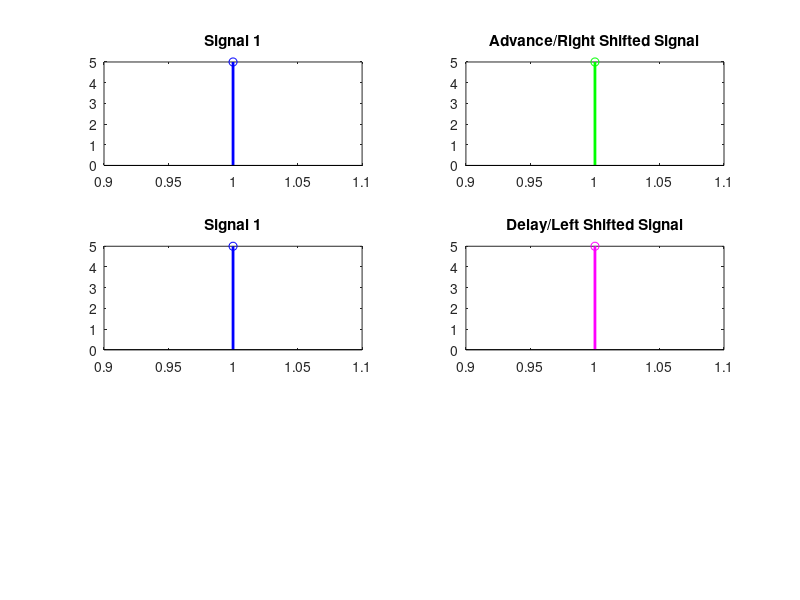

Write MATLAB code to recreate this figure. (Note: this script raises an error after producing the figure.)

% Signal Operations Menu with Visualization

while true
    % Display menu options
    fprintf('\nSignal Operations Menu:\n');
    fprintf('1. Addition of signals\n');
    fprintf('2. Subtraction of signals\n');
    fprintf('3. Multiplication of signals\n');
    fprintf('4. Scaling (Upscaling & Downscaling)\n');
    fprintf('5. Shift operation (Advance/Right shift & Delay/Left shift)\n');
    fprintf('6. Folding\n');
    fprintf('0. Exit\n');
    
    % User input for menu choice
    choice = input('Enter your choice (0-6): ');

    % Exit the program if the user chooses 0
    if choice == 0
        fprintf('Exiting the program.\n');
        break;
    end

    % Input signals
    signal1 = input('Enter signal 1: ');
    signal2 = input('Enter signal 2: ');

    % Perform the selected operation
    switch choice
        case 1
            result = signal1 + signal2;
            disp('Result of Addition:');
            disp(result);

            % Plot signals and result
            subplot(3, 1, 1);
            stem(signal1, 'b', 'LineWidth', 2);
            title('Signal 1');

            subplot(3, 1, 2);
            stem(signal2, 'r', 'LineWidth', 2);
            title('Signal 2');

            subplot(3, 1, 3);
            stem(result, 'g', 'LineWidth', 2);
            title('Result');

            sgtitle('Addition of Signals');

        case 2
            result = signal1 - signal2;
            disp('Result of Subtraction:');
            disp(result);

            % Plot signals and result
            subplot(3, 1, 1);
            stem(signal1, 'b', 'LineWidth', 2);
            title('Signal 1');

            subplot(3, 1, 2);
            stem(signal2, 'r', 'LineWidth', 2);
            title('Signal 2');

            subplot(3, 1, 3);
            stem(result, 'g', 'LineWidth', 2);
            title('Result');

            sgtitle('Subtraction of Signals');

        case 3
            result = signal1 .* signal2;
            disp('Result of Multiplication:');
            disp(result);

            % Plot signals and result
            subplot(3, 1, 1);
            stem(signal1, 'b', 'LineWidth', 2);
            title('Signal 1');

            subplot(3, 1, 2);
            stem(signal2, 'r', 'LineWidth', 2);
            title('Signal 2');

            subplot(3, 1, 3);
            stem(result, 'g', 'LineWidth', 2);
            title('Result');

            sgtitle('Multiplication of Signals');

        case 4
            scale_factor = input('Enter scaling factor: ');
            result1 = scale_factor * signal1;
            result2 = signal2 / scale_factor;
            disp('Result of Scaling:');
            disp('Upscaled Signal:');
            disp(result1);
            disp('Downscaled Signal:');
            disp(result2);

            % Plot signals and results
            subplot(3, 2, 1);
            stem(signal1, 'b', 'LineWidth', 2);
            title('Signal 1');

            subplot(3, 2, 2);
            stem(result1, 'g', 'LineWidth', 2);
            title('Upscaled Signal');

            subplot(3, 2, 3);
            stem(signal2, 'r', 'LineWidth', 2);
            title('Signal 2');

            subplot(3, 2, 4);
            stem(result2, 'm', 'LineWidth', 2);
            title('Downscaled Signal');

            sgtitle('Scaling of Signals');

        case 5
            shift_amount = input('Enter shift amount: ');
            result_shift_right = circshift(signal1, shift_amount);
            result_shift_left = circshift(signal1, -shift_amount);
            disp('Result of Shift Operation:');
            disp('Advance/Right Shifted Signal:');
            disp(result_shift_right);
            disp('Delay/Left Shifted Signal:');
            disp(result_shift_left);

            % Plot signals and results
            subplot(3, 2, 1);
            stem(signal1, 'b', 'LineWidth', 2);
            title('Signal 1');

            subplot(3, 2, 2);
            stem(result_shift_right, 'g', 'LineWidth', 2);
            title('Advance/Right Shifted Signal');

            subplot(3, 2, 3);
            stem(signal1, 'b', 'LineWidth', 2);
            title('Signal 1');

            subplot(3, 2, 4);
            stem(result_shift_left, 'm', 'LineWidth', 2);
            title('Delay/Left Shifted Signal');

            sgtitle('Shift Operations on Signals');

        case 6
            result_folded = fliplr(signal1);
            disp('Result of Folding:');
            disp(result_folded);

            % Plot signals and result
            subplot(2, 1, 1);
            stem(signal1, 'b', 'LineWidth', 2);
            title('Original Signal');

            subplot(2, 1, 2);
            stem(result_folded, 'g', 'LineWidth', 2);
            title('Folded Signal');

            sgtitle('Folding of Signal');

        otherwise
            disp('Invalid choice. Please enter a number between 0 and 6.');
    end
end
